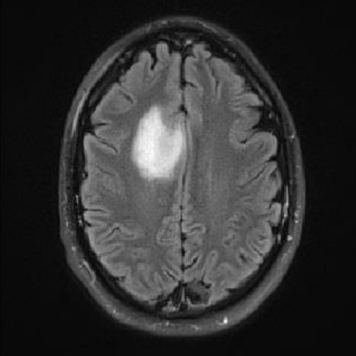
%> input picture DIP Lab Final/image3.png, 356 x 356 px
$ octave Q6i.m   (GNU Octave 9; MATLAB toolbox functions it lacks are replaced by stand-ins)
%> lines starting %> are read from the running program, lines starting %| are printed output that depends on the picture; in (x1, y1, x2, y2) boxes, pixels count from 0 and x2, y2 are one past the last pixel; in counts of white or black regions, pixels touching at a corner belong together; the program's own positions count from 1
### DIP Lab Final/regionGrowing.m
function segmentedImage = regionGrowing(originalImage, seedX, seedY, reg_maxdist)
    if nargin < 4
        reg_maxdist = 0.2;
    end
    if nargin < 3
        figure, imshow(originalImage, []);
        [seedY, seedX] = getpts;
        seedY = round(seedY(1));
        seedX = round(seedX(1));
    end

    segmentedImage = zeros(size(originalImage));
    imageSize = size(originalImage);
    reg_mean = originalImage(seedX, seedY);
    reg_size = 1;
    neg_free = 10000;
    neg_pos = 0;
    neg_list = zeros(neg_free, 3);
    pixdist = 0;
    neigb = [-1 0; 1 0; 0 -1; 0 1];

    while pixdist < reg_maxdist && reg_size < numel(originalImage)
        num1 = reg_size;  % Fix: numel(reg_size) is incorrect; num1 should be reg_size

        % Add new neighbors pixels
        for j = 1:4
            % Calculate the neighbor coordinate
            xn = seedX + neigb(j, 1);
            yn = seedY + neigb(j, 2);

            % Check if neighbor is inside or outside the image
            ins = (xn >= 1) && (yn >= 1) && (xn <= imageSize(1)) && (yn <= imageSize(2));

            % Add neighbor if inside and not already part of the segmented area
            if ins && (segmentedImage(xn, yn) == 0)
                neg_pos = neg_pos + 1;
                neg_list(neg_pos, :) = [xn, yn, originalImage(xn, yn)];
                segmentedImage(xn, yn) = 1;
            end
        end

        if neg_pos + 10 > neg_free
            neg_free = neg_free + 10000;
            neg_list((neg_pos + 1):neg_free, :) = 0;
        end

        dist = abs(neg_list(1:neg_pos, 3) - reg_mean);
        [pixdist, index] = min(dist);
        segmentedImage(seedX, seedY) = 2;
        reg_size = reg_size + 1;
        reg_mean = (reg_mean * reg_size + neg_list(index, 3)) / (reg_size + 1);
        seedX = neg_list(index, 1);
        seedY = neg_list(index, 2);
        neg_list(index, :) = neg_list(neg_pos, :);
        neg_pos = neg_pos - 1;
        num2 = reg_size;  % Fix: numel(reg_size) is incorrect; num2 should be reg_size
        diff = num2 - num1;
    end
end

### DIP Lab Final/Q6i.m
% Load the image
originalImage = rgb2gray(im2double(imread("/MATLAB Drive/Lab Final/image3.png")));
%> originalImage: size 356x356 double; min 0.0118, max 0.988, mean 0.191

% Perform intensity adjustment
adjustedImage = imadjust(originalImage, [], [], 0.5);
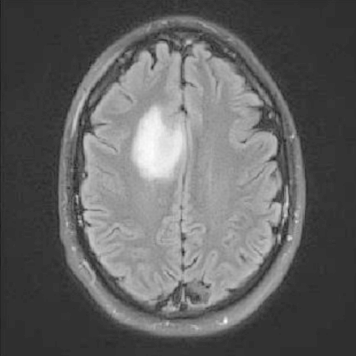
%> adjustedImage: size 356x356 double; min 0.108, max 0.994, mean 0.386

% Apply Gaussian filter
smoothedImage = imgaussfilt(adjustedImage);

% Specify seed point manually
seedX = 100;  % Adjust the seed point coordinates as needed
seedY = 150;

% Apply region growing
segmentedImage = regionGrowing(smoothedImage, seedX, seedY, 0.2);
%> in regionGrowing, `reg_mean = originalImage(seedX, seedY);`: reg_mean = 0.568
%> the loop in regionGrowing, `while pixdist < reg_maxdist && reg_size < numel(originalImage)` made 39233 passes
%> (pixdist, index, reg_mean, seedX, seedY, neg_pos) on passes 4 to 6: (0.0016, 9, 0.57, 100, 147, 8), (0.00115, 11, 0.571, 100, 146, 10), (0.00364, 11, 0.57, 99, 146, 12)
%> after the loop in regionGrowing, `while pixdist < reg_maxdist && reg_size < numel(originalImage)`:
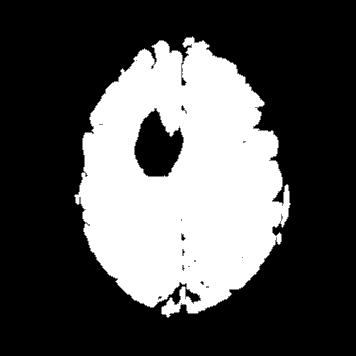
%> segmentedImage: size 356x356 double; min 0, max 2, mean 0.631; drawn with min black and max white
%> after the loop in regionGrowing, `while pixdist < reg_maxdist && reg_size < numel(originalImage)`: neg_free = 10000; neg_pos = 1497; reg_mean = 0.623; reg_size = 39234

% Display the original image and the region-growing segmentation side by side
figure;

subplot(1, 2, 1);
imshow(originalImage);
title('Original Image');

subplot(1, 2, 2);
imshow(segmentedImage);
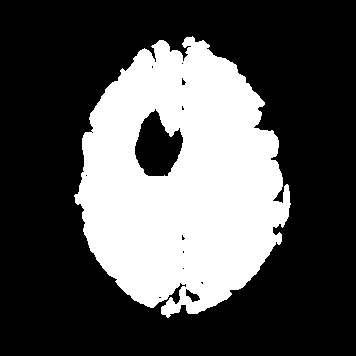
%> displayed picture: size 356x356, on the screen's scale of 0 to 255; 32.1% white; 1 white region, box (x1, y1, x2, y2) and area: (74, 36, 291, 318) 40731
title('Region Growing Segmentation');

$ run again, with DIP Lab Final/image1.png copied over DIP Lab Final/image3.png
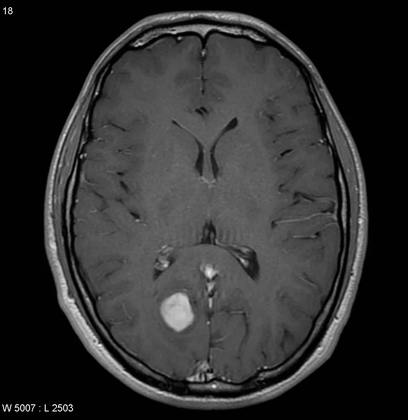
%> input picture DIP Lab Final/image1.png, 408 x 420 px, shrunk from 911 x 938 before the run
%> `adjustedImage = imadjust(originalImage, [], [], 0.5);`:
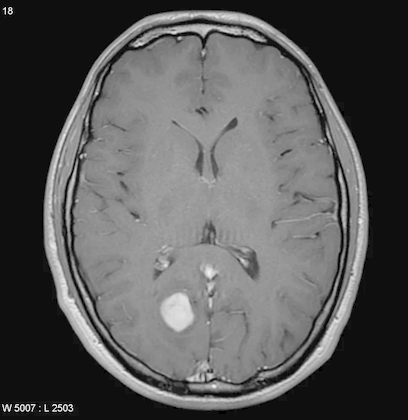
%> adjustedImage: size 420x408 double; min 0, max 0.986, mean 0.349
%> in regionGrowing, `reg_mean = originalImage(seedX, seedY);`: reg_mean = 0.562
%> the loop in regionGrowing, `while pixdist < reg_maxdist && reg_size < numel(originalImage)` made 73506 passes
%> (pixdist, index, reg_mean, seedX, seedY, neg_pos) on passes 3 to 5: (0.000728, 7, 0.562, 100, 152, 6), (0.0012, 7, 0.562, 99, 152, 8), (0.000396, 10, 0.562, 99, 153, 9)
%> after the loop in regionGrowing, `while pixdist < reg_maxdist && reg_size < numel(originalImage)`: neg_free = 10000; neg_pos = 1650; reg_mean = 0.552; reg_size = 73507
%> `imshow(segmentedImage);`:
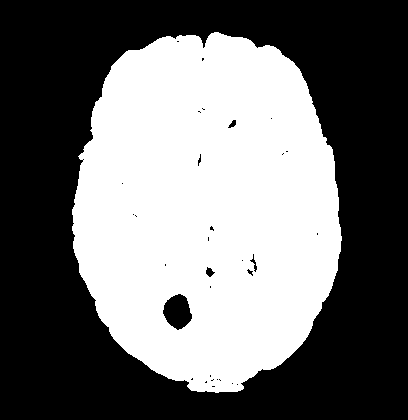
%> displayed picture: size 420x408, on the screen's scale of 0 to 255; 43.9% white; 1 white region, box (x1, y1, x2, y2) and area: (72, 32, 342, 393) 75157

$ run again, with DIP Lab Final/Q10.png copied over DIP Lab Final/image3.png
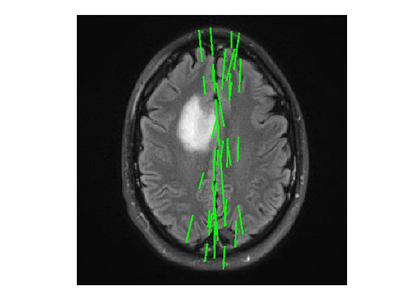
%> input picture DIP Lab Final/Q10.png, 420 x 308 px, shrunk from 645 x 473 before the run
%> `adjustedImage = imadjust(originalImage, [], [], 0.5);`:
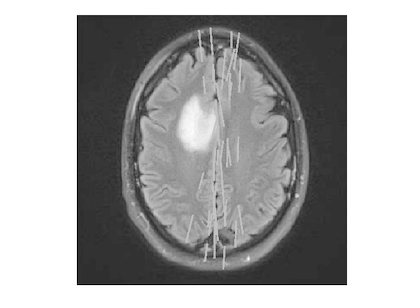
%> adjustedImage: size 308x420 double; min 0, max 1, mean 0.656
%> in regionGrowing, `reg_mean = originalImage(seedX, seedY);`: reg_mean = 0.651
%> the loop in regionGrowing, `while pixdist < reg_maxdist && reg_size < numel(originalImage)` made 29036 passes
%> (pixdist, index, reg_mean, seedX, seedY, neg_pos) on passes 3 to 5: (0.0137, 6, 0.67, 103, 150, 7), (0.00549, 9, 0.671, 103, 149, 9), (0.003, 10, 0.671, 104, 149, 10)
%> after the loop in regionGrowing, `while pixdist < reg_maxdist && reg_size < numel(originalImage)`: neg_free = 10000; neg_pos = 2403; reg_mean = 0.609; reg_size = 29037
%> `imshow(segmentedImage);`:
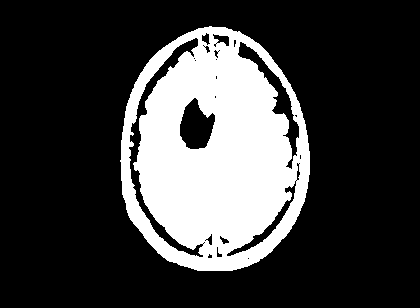
%> displayed picture: size 308x420, on the screen's scale of 0 to 255; 24.3% white; 1 white region, box (x1, y1, x2, y2) and area: (120, 26, 310, 271) 31440
